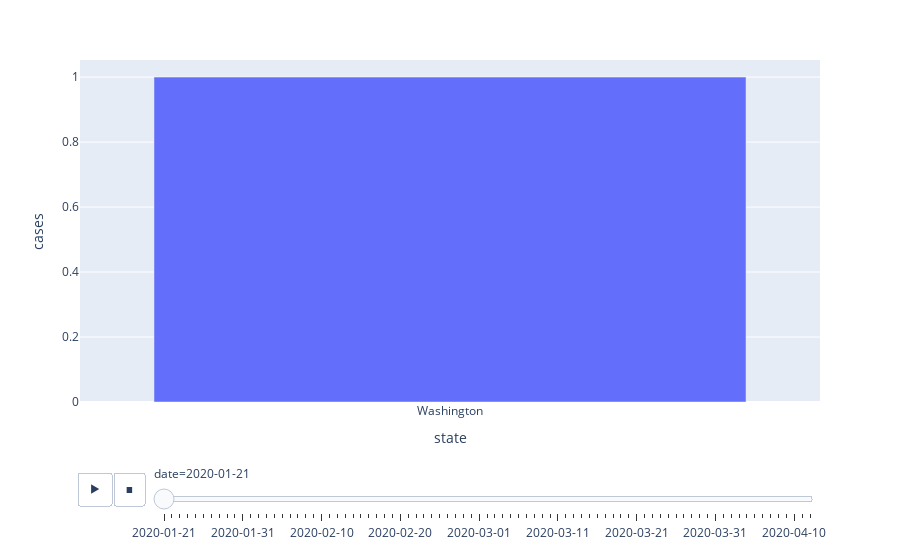

Notebook cell for this chart:
### Code cell
fig.show()

### Figure 1 — Plotly figure (JSON) as saved in the notebook; plotly's stock layout.template omitted (floating-point values rounded to 4 significant figures)
{"data": [{"alignmentgroup": "True", "hovertemplate": "date=2020-01-21<br>state=%{x}<br>cases=%{y}<extra></extra>", "legendgroup": "", "marker": {"color": "#636efa"}, "name": "", "offsetgroup": "", "orientation": "v", "showlegend": false, "textposition": "auto", "type": "bar", "x": ["Washington"], "xaxis": "x", "y": [1], "yaxis": "y"}], "layout": {"barmode": "relative", "legend": {"tracegroupgap": 0}, "margin": {"t": 60}, "sliders": [{"active": 0, "currentvalue": {"prefix": "date="}, "len": 0.9, "pad": {"b": 10, "t": 60}, "steps": [{"args": [["2020-01-21"], {"frame": {"duration": 0, "redraw": true}, "fromcurrent": true, "mode": "immediate", "transition": {"duration": 0, "easing": "linear"}}], "label": "2020-01-21", "method": "animate"}, {"args": [["2020-01-22"], {"frame": {"duration": 0, "redraw": true}, "fromcurrent": true, "mode": "immediate", "transition": {"duration": 0, "easing": "linear"}}], "label": "2020-01-22", "method": "animate"}, {"args": [["2020-01-23"], {"frame": {"duration": 0, "redraw": true}, "fromcurrent": true, "mode": "immediate", "transition": {"duration": 0, "easing": "linear"}}], "label": "2020-01-23", "method": "animate"}, {"args": [["2020-01-24"], {"frame": {"duration": 0, "redraw": true}, "fromcurrent": true, "mode": "immediate", "transition": {"duration": 0, "easing": "linear"}}], "label": "2020-01-24", "method": "animate"}, {"args": [["2020-01-25"], {"frame": {"duration": 0, "redraw": true}, "fromcurrent": true, "mode": "immediate", "transition": {"duration": 0, "easing": "linear"}}], "label": "2020-01-25", "method": "animate"}, {"args": [["2020-01-26"], {"frame": {"duration": 0, "redraw": true}, "fromcurrent": true, "mode": "immediate", "transition": {"duration": 0, "easing": "linear"}}], "label": "2020-01-26", "method": "animate"}, {"args": [["2020-01-27"], {"frame": {"duration": 0, "redraw": true}, "fromcurrent": true, "mode": "immediate", "transition": {"duration": 0, "easing": "linear"}}], "label": "2020-01-27", "method": "animate"}, {"args": [["2020-01-28"], {"frame": {"duration": 0, "redraw": true}, "fromcurrent": true, "mode": "immediate", "transition": {"duration": 0, "easing": "linear"}}], "label": "2020-01-28", "method": "animate"}, {"args": [["2020-01-29"], {"frame": {"duration": 0, "redraw": true}, "fromcurrent": true, "mode": "immediate", "transition": {"duration": 0, "easing": "linear"}}], "label": "2020-01-29", "method": "animate"}, {"args": [["2020-01-30"], {"frame": {"duration": 0, "redraw": true}, "fromcurrent": true, "mode": "immediate", "transition": {"duration": 0, "easing": "linear"}}], "label": "2020-01-30", "method": "animate"}, {"args": [["2020-01-31"], {"frame": {"duration": 0, "redraw": true}, "fromcurrent": true, "mode": "immediate", "transition": {"duration": 0, "easing": "linear"}}], "label": "2020-01-31", "method": "animate"}, {"args": [["2020-02-01"], {"frame": {"duration": 0, "redraw": true}, "fromcurrent": true, "mode": "immediate", "transition": {"duration": 0, "easing": "linear"}}], "label": "2020-02-01", "method": "animate"}, {"args": [["2020-02-02"], {"frame": {"duration": 0, "redraw": true}, "fromcurrent": true, "mode": "immediate", "transition": {"duration": 0, "easing": "linear"}}], "label": "2020-02-02", "method": "animate"}, {"args": [["2020-02-03"], {"frame": {"duration": 0, "redraw": true}, "fromcurrent": true, "mode": "immediate", "transition": {"duration": 0, "easing": "linear"}}], "label": "2020-02-03", "method": "animate"}, {"args": [["2020-02-04"], {"frame": {"duration": 0, "redraw": true}, "fromcurrent": true, "mode": "immediate", "transition": {"duration": 0, "easing": "linear"}}], "label": "2020-02-04", "method": "animate"}, {"args": [["2020-02-05"], {"frame": {"duration": 0, "redraw": true}, "fromcurrent": true, "mode": "immediate", "transition": {"duration": 0, "easing": "linear"}}], "label": "2020-02-05", "method": "animate"}, {"args": [["2020-02-06"], {"frame": {"duration": 0, "redraw": true}, "fromcurrent": true, "mode": "immediate", "transition": {"duration": 0, "easing": "linear"}}], "label": "2020-02-06", "method": "animate"}, {"args": [["2020-02-07"], {"frame": {"duration": 0, "redraw": true}, "fromcurrent": true, "mode": "immediate", "transition": {"duration": 0, "easing": "linear"}}], "label": "2020-02-07", "method": "animate"}, {"args": [["2020-02-08"], {"frame": {"duration": 0, "redraw": true}, "fromcurrent": true, "mode": "immediate", "transition": {"duration": 0, "easing": "linear"}}], "label": "2020-02-08", "method": "animate"}, {"args": [["2020-02-09"], {"frame": {"duration": 0, "redraw": true}, "fromcurrent": true, "mode": "immediate", "transition": {"duration": 0, "easing": "linear"}}], "label": "2020-02-09", "method": "animate"}, {"args": [["2020-02-10"], {"frame": {"duration": 0, "redraw": true}, "fromcurrent": true, "mode": "immediate", "transition": {"duration": 0, "easing": "linear"}}], "label": "2020-02-10", "method": "animate"}, {"args": [["2020-02-11"], {"frame": {"duration": 0, "redraw": true}, "fromcurrent": true, "mode": "immediate", "transition": {"duration": 0, "easing": "linear"}}], "label": "2020-02-11", "method": "animate"}, {"args": [["2020-02-12"], {"frame": {"duration": 0, "redraw": true}, "fromcurrent": true, "mode": "immediate", "transition": {"duration": 0, "easing": "linear"}}], "label": "2020-02-12", "method": "animate"}, {"args": [["2020-02-13"], {"frame": {"duration": 0, "redraw": true}, "fromcurrent": true, "mode": "immediate", "transition": {"duration": 0, "easing": "linear"}}], "label": "2020-02-13", "method": "animate"}, {"args": [["2020-02-14"], {"frame": {"duration": 0, "redraw": true}, "fromcurrent": true, "mode": "immediate", "transition": {"duration": 0, "easing": "linear"}}], "label": "2020-02-14", "method": "animate"}, {"args": [["2020-02-15"], {"frame": {"duration": 0, "redraw": true}, "fromcurrent": true, "mode": "immediate", "transition": {"duration": 0, "easing": "linear"}}], "label": "2020-02-15", "method": "animate"}, {"args": [["2020-02-16"], {"frame": {"duration": 0, "redraw": true}, "fromcurrent": true, "mode": "immediate", "transition": {"duration": 0, "easing": "linear"}}], "label": "2020-02-16", "method": "animate"}, {"args": [["2020-02-17"], {"frame": {"duration": 0, "redraw": true}, "fromcurrent": true, "mode": "immediate", "transition": {"duration": 0, "easing": "linear"}}], "label": "2020-02-17", "method": "animate"}, {"args": [["2020-02-18"], {"frame": {"duration": 0, "redraw": true}, "fromcurrent": true, "mode": "immediate", "transition": {"duration": 0, "easing": "linear"}}], "label": "2020-02-18", "method": "animate"}, {"args": [["2020-02-19"], {"frame": {"duration": 0, "redraw": true}, "fromcurrent": true, "mode": "immediate", "transition": {"duration": 0, "easing": "linear"}}], "label": "2020-02-19", "method": "animate"}, {"args": [["2020-02-20"], {"frame": {"duration": 0, "redraw": true}, "fromcurrent": true, "mode": "immediate", "transition": {"duration": 0, "easing": "linear"}}], "label": "2020-02-20", "method": "animate"}, {"args": [["2020-02-21"], {"frame": {"duration": 0, "redraw": true}, "fromcurrent": true, "mode": "immediate", "transition": {"duration": 0, "easing": "linear"}}], "label": "2020-02-21", "method": "animate"}, {"args": [["2020-02-22"], {"frame": {"duration": 0, "redraw": true}, "fromcurrent": true, "mode": "immediate", "transition": {"duration": 0, "easing": "linear"}}], "label": "2020-02-22", "method": "animate"}, {"args": [["2020-02-23"], {"frame": {"duration": 0, "redraw": true}, "fromcurrent": true, "mode": "immediate", "transition": {"duration": 0, "easing": "linear"}}], "label": "2020-02-23", "method": "animate"}, {"args": [["2020-02-24"], {"frame": {"duration": 0, "redraw": true}, "fromcurrent": true, "mode": "immediate", "transition": {"duration": 0, "easing": "linear"}}], "label": "2020-02-24", "method": "animate"}, {"args": [["2020-02-25"], {"frame": {"duration": 0, "redraw": true}, "fromcurrent": true, "mode": "immediate", "transition": {"duration": 0, "easing": "linear"}}], "label": "2020-02-25", "method": "animate"}, {"args": [["2020-02-26"], {"frame": {"duration": 0, "redraw": true}, "fromcurrent": true, "mode": "immediate", "transition": {"duration": 0, "easing": "linear"}}], "label": "2020-02-26", "method": "animate"}, {"args": [["2020-02-27"], {"frame": {"duration": 0, "redraw": true}, "fromcurrent": true, "mode": "immediate", "transition": {"duration": 0, "easing": "linear"}}], "label": "2020-02-27", "method": "animate"}, {"args": [["2020-02-28"], {"frame": {"duration": 0, "redraw": true}, "fromcurrent": true, "mode": "immediate", "transition": {"duration": 0, "easing": "linear"}}], "label": "2020-02-28", "method": "animate"}, {"args": [["2020-02-29"], {"frame": {"duration": 0, "redraw": true}, "fromcurrent": true, "mode": "immediate", "transition": {"duration": 0, "easing": "linear"}}], "label": "2020-02-29", "method": "animate"}, {"args": [["2020-03-01"], {"frame": {"duration": 0, "redraw": true}, "fromcurrent": true, "mode": "immediate", "transition": {"duration": 0, "easing": "linear"}}], "label": "2020-03-01", "method": "animate"}, {"args": [["2020-03-02"], {"frame": {"duration": 0, "redraw": true}, "fromcurrent": true, "mode": "immediate", "transition": {"duration": 0, "easing": "linear"}}], "label": "2020-03-02", "method": "animate"}, {"args": [["2020-03-03"], {"frame": {"duration": 0, "redraw": true}, "fromcurrent": true, "mode": "immediate", "transition": {"duration": 0, "easing": "linear"}}], "label": "2020-03-03", "method": "animate"}, {"args": [["2020-03-04"], {"frame": {"duration": 0, "redraw": true}, "fromcurrent": true, "mode": "immediate", "transition": {"duration": 0, "easing": "linear"}}], "label": "2020-03-04", "method": "animate"}, {"args": [["2020-03-05"], {"frame": {"duration": 0, "redraw": true}, "fromcurrent": true, "mode": "immediate", "transition": {"duration": 0, "easing": "linear"}}], "label": "2020-03-05", "method": "animate"}, {"args": [["2020-03-06"], {"frame": {"duration": 0, "redraw": true}, "fromcurrent": true, "mode": "immediate", "transition": {"duration": 0, "easing": "linear"}}], "label": "2020-03-06", "method": "animate"}, {"args": [["2020-03-07"], {"frame": {"duration": 0, "redraw": true}, "fromcurrent": true, "mode": "immediate", "transition": {"duration": 0, "easing": "linear"}}], "label": "2020-03-07", "method": "animate"}, {"args": [["2020-03-08"], {"frame": {"duration": 0, "redraw": true}, "fromcurrent": true, "mode": "immediate", "transition": {"duration": 0, "easing": "linear"}}], "label": "2020-03-08", "method": "animate"}, {"args": [["2020-03-09"], {"frame": {"duration": 0, "redraw": true}, "fromcurrent": true, "mode": "immediate", "transition": {"duration": 0, "easing": "linear"}}], "label": "2020-03-09", "method": "animate"}, {"args": [["2020-03-10"], {"frame": {"duration": 0, "redraw": true}, "fromcurrent": true, "mode": "immediate", "transition": {"duration": 0, "easing": "linear"}}], "label": "2020-03-10", "method": "animate"}, {"args": [["2020-03-11"], {"frame": {"duration": 0, "redraw": true}, "fromcurrent": true, "mode": "immediate", "transition": {"duration": 0, "easing": "linear"}}], "label": "2020-03-11", "method": "animate"}, {"args": [["2020-03-12"], {"frame": {"duration": 0, "redraw": true}, "fromcurrent": true, "mode": "immediate", "transition": {"duration": 0, "easing": "linear"}}], "label": "2020-03-12", "method": "animate"}, {"args": [["2020-03-13"], {"frame": {"duration": 0, "redraw": true}, "fromcurrent": true, "mode": "immediate", "transition": {"duration": 0, "easing": "linear"}}], "label": "2020-03-13", "method": "animate"}, {"args": [["2020-03-14"], {"frame": {"duration": 0, "redraw": true}, "fromcurrent": true, "mode": "immediate", "transition": {"duration": 0, "easing": "linear"}}], "label": "2020-03-14", "method": "animate"}, {"args": [["2020-03-15"], {"frame": {"duration": 0, "redraw": true}, "fromcurrent": true, "mode": "immediate", "transition": {"duration": 0, "easing": "linear"}}], "label": "2020-03-15", "method": "animate"}, {"args": [["2020-03-16"], {"frame": {"duration": 0, "redraw": true}, "fromcurrent": true, "mode": "immediate", "transition": {"duration": 0, "easing": "linear"}}], "label": "2020-03-16", "method": "animate"}, {"args": [["2020-03-17"], {"frame": {"duration": 0, "redraw": true}, "fromcurrent": true, "mode": "immediate", "transition": {"duration": 0, "easing": "linear"}}], "label": "2020-03-17", "method": "animate"}, {"args": [["2020-03-18"], {"frame": {"duration": 0, "redraw": true}, "fromcurrent": true, "mode": "immediate", "transition": {"duration": 0, "easing": "linear"}}], "label": "2020-03-18", "method": "animate"}, {"args": [["2020-03-19"], {"frame": {"duration": 0, "redraw": true}, "fromcurrent": true, "mode": "immediate", "transition": {"duration": 0, "easing": "linear"}}], "label": "2020-03-19", "method": "animate"}, {"args": [["2020-03-20"], {"frame": {"duration": 0, "redraw": true}, "fromcurrent": true, "mode": "immediate", "transition": {"duration": 0, "easing": "linear"}}], "label": "2020-03-20", "method": "animate"}, {"args": [["2020-03-21"], {"frame": {"duration": 0, "redraw": true}, "fromcurrent": true, "mode": "immediate", "transition": {"duration": 0, "easing": "linear"}}], "label": "2020-03-21", "method": "animate"}, {"args": [["2020-03-22"], {"frame": {"duration": 0, "redraw": true}, "fromcurrent": true, "mode": "immediate", "transition": {"duration": 0, "easing": "linear"}}], "label": "2020-03-22", "method": "animate"}, {"args": [["2020-03-23"], {"frame": {"duration": 0, "redraw": true}, "fromcurrent": true, "mode": "immediate", "transition": {"duration": 0, "easing": "linear"}}], "label": "2020-03-23", "method": "animate"}, {"args": [["2020-03-24"], {"frame": {"duration": 0, "redraw": true}, "fromcurrent": true, "mode": "immediate", "transition": {"duration": 0, "easing": "linear"}}], "label": "2020-03-24", "method": "animate"}, {"args": [["2020-03-25"], {"frame": {"duration": 0, "redraw": true}, "fromcurrent": true, "mode": "immediate", "transition": {"duration": 0, "easing": "linear"}}], "label": "2020-03-25", "method": "animate"}, {"args": [["2020-03-26"], {"frame": {"duration": 0, "redraw": true}, "fromcurrent": true, "mode": "immediate", "transition": {"duration": 0, "easing": "linear"}}], "label": "2020-03-26", "method": "animate"}, {"args": [["2020-03-27"], {"frame": {"duration": 0, "redraw": true}, "fromcurrent": true, "mode": "immediate", "transition": {"duration": 0, "easing": "linear"}}], "label": "2020-03-27", "method": "animate"}, {"args": [["2020-03-28"], {"frame": {"duration": 0, "redraw": true}, "fromcurrent": true, "mode": "immediate", "transition": {"duration": 0, "easing": "linear"}}], "label": "2020-03-28", "method": "animate"}, {"args": [["2020-03-29"], {"frame": {"duration": 0, "redraw": true}, "fromcurrent": true, "mode": "immediate", "transition": {"duration": 0, "easing": "linear"}}], "label": "2020-03-29", "method": "animate"}, {"args": [["2020-03-30"], {"frame": {"duration": 0, "redraw": true}, "fromcurrent": true, "mode": "immediate", "transition": {"duration": 0, "easing": "linear"}}], "label": "2020-03-30", "method": "animate"}, {"args": [["2020-03-31"], {"frame": {"duration": 0, "redraw": true}, "fromcurrent": true, "mode": "immediate", "transition": {"duration": 0, "easing": "linear"}}], "label": "2020-03-31", "method": "animate"}, {"args": [["2020-04-01"], {"frame": {"duration": 0, "redraw": true}, "fromcurrent": true, "mode": "immediate", "transition": {"duration": 0, "easing": "linear"}}], "label": "2020-04-01", "method": "animate"}, {"args": [["2020-04-02"], {"frame": {"duration": 0, "redraw": true}, "fromcurrent": true, "mode": "immediate", "transition": {"duration": 0, "easing": "linear"}}], "label": "2020-04-02", "method": "animate"}, {"args": [["2020-04-03"], {"frame": {"duration": 0, "redraw": true}, "fromcurrent": true, "mode": "immediate", "transition": {"duration": 0, "easing": "linear"}}], "label": "2020-04-03", "method": "animate"}, {"args": [["2020-04-04"], {"frame": {"duration": 0, "redraw": true}, "fromcurrent": true, "mode": "immediate", "transition": {"duration": 0, "easing": "linear"}}], "label": "2020-04-04", "method": "animate"}, {"args": [["2020-04-05"], {"frame": {"duration": 0, "redraw": true}, "fromcurrent": true, "mode": "immediate", "transition": {"duration": 0, "easing": "linear"}}], "label": "2020-04-05", "method": "animate"}, {"args": [["2020-04-06"], {"frame": {"duration": 0, "redraw": true}, "fromcurrent": true, "mode": "immediate", "transition": {"duration": 0, "easing": "linear"}}], "label": "2020-04-06", "method": "animate"}, {"args": [["2020-04-07"], {"frame": {"duration": 0, "redraw": true}, "fromcurrent": true, "mode": "immediate", "transition": {"duration": 0, "easing": "linear"}}], "label": "2020-04-07", "method": "animate"}, {"args": [["2020-04-08"], {"frame": {"duration": 0, "redraw": true}, "fromcurrent": true, "mode": "immediate", "transition": {"duration": 0, "easing": "linear"}}], "label": "2020-04-08", "method": "animate"}, {"args": [["2020-04-09"], {"frame": {"duration": 0, "redraw": true}, "fromcurrent": true, "mode": "immediate", "transition": {"duration": 0, "easing": "linear"}}], "label": "2020-04-09", "method": "animate"}, {"args": [["2020-04-10"], {"frame": {"duration": 0, "redraw": true}, "fromcurrent": true, "mode": "immediate", "transition": {"duration": 0, "easing": "linear"}}], "label": "2020-04-10", "method": "animate"}, {"args": [["2020-04-11"], {"frame": {"duration": 0, "redraw": true}, "fromcurrent": true, "mode": "immediate", "transition": {"duration": 0, "easing": "linear"}}], "label": "2020-04-11", "method": "animate"}, {"args": [["2020-04-12"], {"frame": {"duration": 0, "redraw": true}, "fromcurrent": true, "mode": "immediate", "transition": {"duration": 0, "easing": "linear"}}], "label": "2020-04-12", "method": "animate"}], "x": 0.1, "xanchor": "left", "y": 0, "yanchor": "top"}], "updatemenus": [{"buttons": [{"args": [null, {"frame": {"duration": 500, "redraw": true}, "fromcurrent": true, "mode": "immediate", "transition": {"duration": 500, "easing": "linear"}}], "label": "&#9654;", "method": "animate"}, {"args": [[null], {"frame": {"duration": 0, "redraw": true}, "fromcurrent": true, "mode": "immediate", "transition": {"duration": 0, "easing": "linear"}}], "label": "&#9724;", "method": "animate"}], "direction": "left", "pad": {"r": 10, "t": 70}, "showactive": false, "type": "buttons", "x": 0.1, "xanchor": "right", "y": 0, "yanchor": "top"}], "xaxis": {"anchor": "y", "domain": [0, 1], "title": {"text": "state"}}, "yaxis": {"anchor": "x", "domain": [0, 1], "title": {"text": "cases"}}}}
